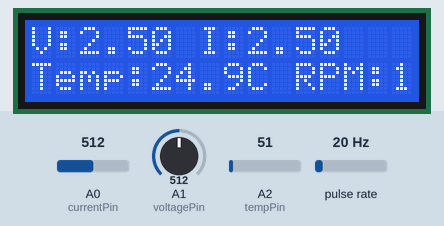
This sketch was run on a simulated Arduino Uno, built with avr-gcc and run on an emulated ATmega328P. Parts: 16×2 character LCD. Wiring (inferred from the names in the program): pulse sensor: data pin 2. Inputs (shaded band) come from the test bench; at power-on: pulse rate 20 Hz, A2 (tempPin) = 51, A0 (currentPin) = 512, A1 (voltagePin) = 512.

Above: at 3.2 s.
3.3 s: pulse rate (sensor on pin 2) set to 4 Hz
At 5.1 s:
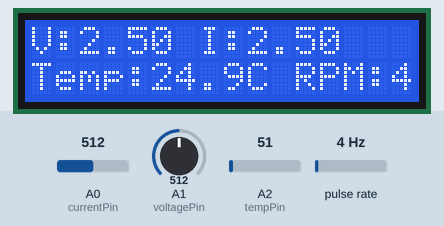
6.4 s: A2 (tempPin) set to 61
At 7.8 s:
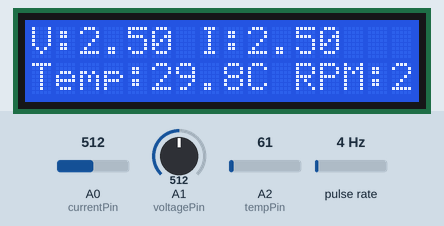
8.9 s: A0 (currentPin) set to 716
At 10.3 s:
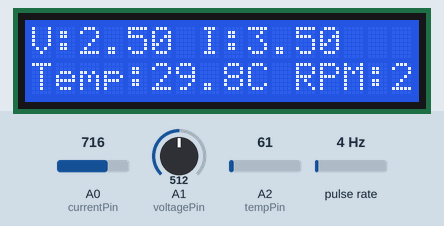
12.0 s: A1 (voltagePin) set to 716
At 13.0 s:
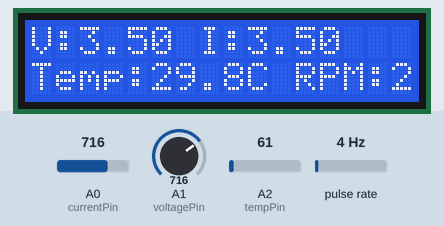
15.1 s: pulse rate (sensor on pin 2) set to 50 Hz
At 16.8 s:
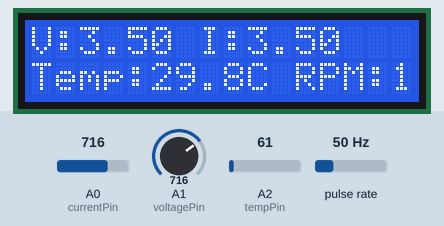
18.2 s: A2 (tempPin) set to 23
At 19.8 s:
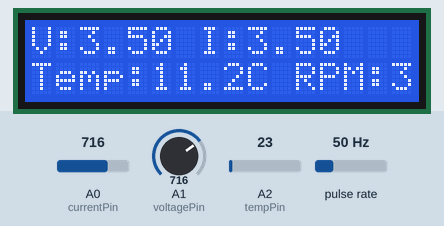
21.3 s: A2 (tempPin) set to 19
Timing chart, 0 to 24.3 s (numbered marks = the images above; inputs shaded):
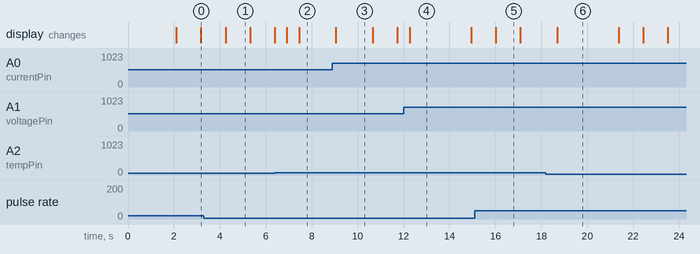

Measured:
- after the input at 3.3 s, the display: changes after 0.95 s (image 1)
- after the input at 6.4 s, the display: first changes after 0.52 s (image 2 shows a later state)
- after the input at 8.9 s, the display: changes after 0.16 s (image 3)
- after the input at 12.0 s, the display: changes after 0.26 s (image 4)
- after the input at 15.1 s, the display: changes after 0.91 s (image 5)
- after the input at 18.2 s, the display: changes after 0.48 s (image 6)
- what the display in image 1 shows lasts 1.1 s, from 4.2 s to 5.3 s

The sketch:

arduinocode04.ino
```cpp
#include <Wire.h>
#include <LiquidCrystal_I2C.h>
LiquidCrystal_I2C lcd(0x27, 16, 2);

// Pin Definitions
const int currentPin = A0;
const int voltagePin = A1;
const int tempPin = A2;
const int irSensorPin = 2; // IR sensor connected to digital pin 2

// RPM Calculation Variables
volatile unsigned int pulseCount = 0; // Number of pulses detected
unsigned long lastUpdateTime = 0; // Last time RPM was calculated
float rpm = 0.0; // RPM value

void setup() {
  // Initialize LCD
  lcd.init();
  lcd.backlight();
  lcd.setCursor(0, 0);
  lcd.print("Motor Params:");
  delay(2000);

  // Initialize IR sensor pin
  pinMode(irSensorPin, INPUT);

  // Attach interrupt to IR sensor pin
  attachInterrupt(digitalPinToInterrupt(irSensorPin), countPulse, RISING);
}

void loop() {
  // Read current
  float current = analogRead(currentPin) * (5.0 / 1023.0);

  // Read voltage
  float voltage = analogRead(voltagePin) * (5.0 / 1023.0);

  // Read temperature
  float temp = analogRead(tempPin) * (5.0 / 1023.0) * 100;

  // Calculate RPM every second
  if (millis() - lastUpdateTime >= 1000) {
    detachInterrupt(digitalPinToInterrupt(irSensorPin)); // Disable interrupt temporarily
    rpm = (pulseCount * 60.0); // Convert pulses per second to RPM
    pulseCount = 0; // Reset pulse count
    lastUpdateTime = millis();
    attachInterrupt(digitalPinToInterrupt(irSensorPin), countPulse, RISING); // Re-enable interrupt
  }

  // Display data on LCD
  lcd.clear();
  lcd.setCursor(0, 0);
  lcd.print("V:");
  lcd.print(voltage, 2);
  lcd.print(" I:");
  lcd.print(current, 2);
  lcd.setCursor(0, 1);
  lcd.print("Temp:");
  lcd.print(temp, 1);
  lcd.print("C RPM:");
  lcd.print(rpm, 0);

  delay(500); // Short delay for LCD refresh
}

// Interrupt Service Routine for counting pulses
void countPulse() {
  pulseCount++;
}
```
